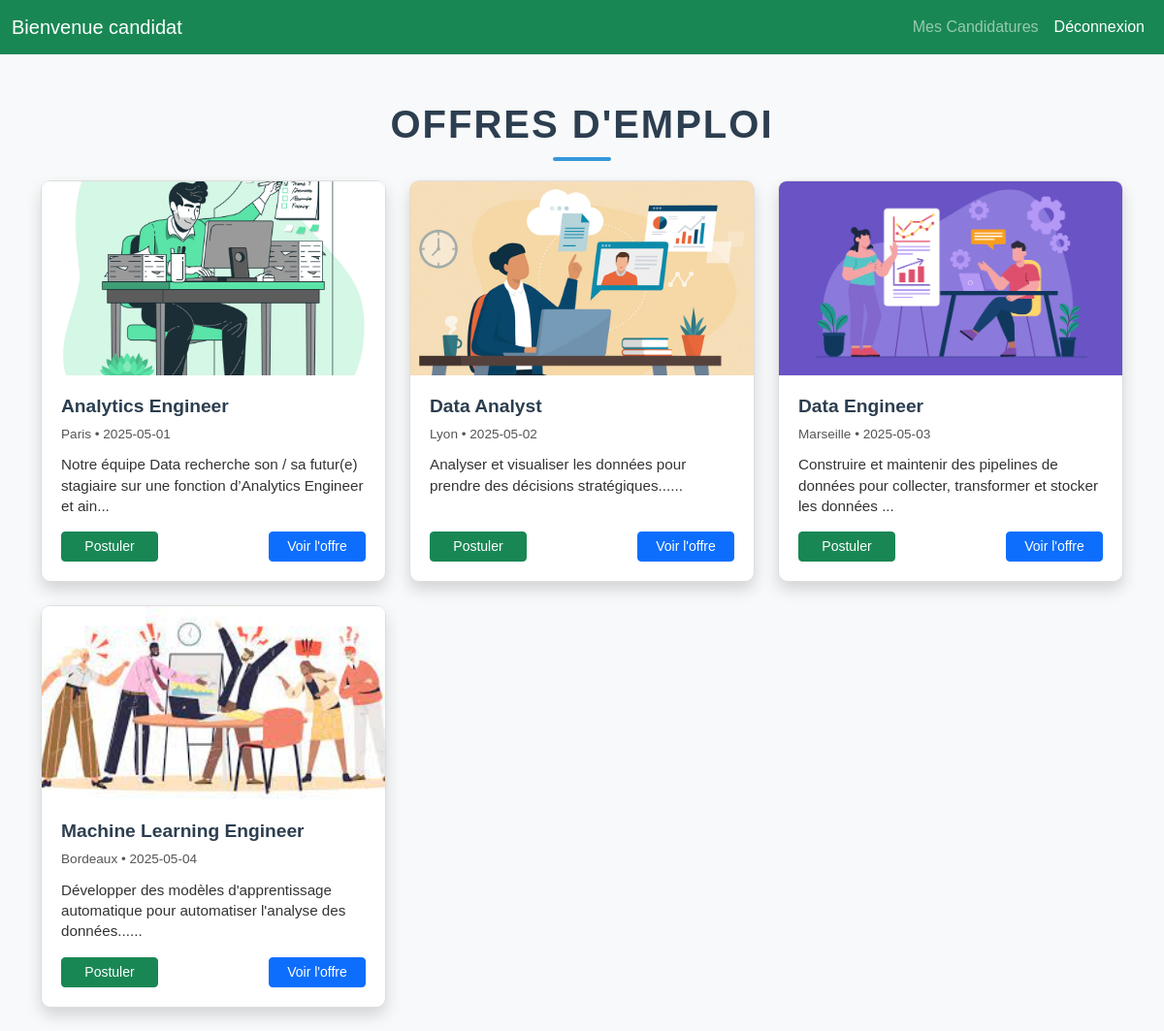
Screenshot of / (signed in) with the database file from the repository.
### app.py (models this page shows)
class User(db.Model, UserMixin):
    id = db.Column(db.Integer, primary_key=True)
    username = db.Column(db.String(100), nullable=False, unique=True)
    password = db.Column(db.String(100), nullable=False)
    role = db.Column(db.String(50), nullable=False)

class OffreEmploi(db.Model):
    id = db.Column(db.Integer, primary_key=True)
    titre = db.Column(db.String(100), nullable=False)
    description = db.Column(db.String(500), nullable=False)
    localisation = db.Column(db.String(100), nullable=False)
    competences = db.Column(db.String(200), nullable=False)
    date_publication = db.Column(db.String(50), nullable=False)
    questions = db.Column(JSON, nullable=True)

### app.py (the view)
@app.route("/")
def home():
    offres = OffreEmploi.query.all()
    image_folder = os.path.join(app.static_folder, 'images')
    image_files = sorted([
        f for f in os.listdir(image_folder)
        if f.lower().endswith(('.png', '.jpg', '.jpeg', '.gif'))
    ])
    return render_template("home.html", offres=offres, image_files=image_files)

### app.py (called while the page is built)
@login_manager.user_loader
def load_user(user_id):
    return User.query.get(int(user_id))

### templates/home.html (shortened to what this page needs)
<!DOCTYPE html>
<html lang="fr">
<head>
    <link href="https://cdn.jsdelivr.net/npm/bootstrap@5.3.0/dist/css/bootstrap.min.css" rel="stylesheet">
    <link href="{{ url_for('static', filename='style.css') }}" rel="stylesheet">
</head>
<body class="bg-light">
    <nav class="navbar navbar-expand-lg
    {% if current_user.is_authenticated and current_user.role == 'candidat' %}
        navbar-dark" style="background-color: rgb(25, 135, 84);"
    {% else %}
        navbar-dark bg-primary
    {% endif %}">
    <div class="container-fluid">
        {% if current_user.is_authenticated %}
            <a class="navbar-brand" href="/">Bienvenue {{ current_user.role }}</a>
        {% else %}
            <a class="navbar-brand" href="/">Bienvenue</a>
        {% endif %}
        <div class="collapse navbar-collapse">
            <ul class="navbar-nav ms-auto">
                {% if current_user.is_authenticated and current_user.role == 'candidat' %}
                    <li class="nav-item">
                        <a class="nav-link" href="/mes-candidatures">Mes Candidatures</a>
                    </li>
                {% endif %}
                {% if current_user.is_authenticated %}
                    <li class="nav-item">
                        <a class="nav-link text-white" href="/logout">Déconnexion</a>
                    </li>
                {% else %}
                    <li class="nav-item">
                        <a class="nav-link text-white" href="/login">Se connecter</a>
                    </li>
                {% endif %}
            </ul>
        </div>
    </div>
</nav>
    <div class="container mt-5">
        <h1 class="page-title">Offres d'Emploi</h1>
        <div class="row">
            {% for offre in offres %}
                <div class="col-md-4 mb-4 d-flex">
                    <div class="card shadow w-100">
                        <img src="{{ url_for('static', filename='images/' ~ image_files[loop.index0 % image_files|length]) }}"
                        class="card-img-top job-image" alt="Image">
                        <div class="card-body d-flex flex-column justify-content-between">
                            <div>
                                <h5 class="card-title">{{ offre.titre }}</h5>
                                <p class="offre-subtext">{{ offre.localisation }} • {{ offre.date_publication }}</p>
                                <p class="card-text offre-description">{{ offre.description[:100] }}...</p>
                            </div>
                            <div class="d-flex justify-content-between mt-3">
                                {% if current_user.role == 'candidat' %}
                                    <a href="/postuler/{{ offre.id }}" class="btn btn-success btn-sm">Postuler</a>
                                {% elif current_user.role == 'recruteur' %}
                                    <a href="/analyze/{{ offre.id }}" class="btn btn-info btn-sm">Analyser CV</a>
                                {% endif %}
                                <a href="/offre/{{ offre.id }}" class="btn btn-primary btn-sm">Voir l'offre</a>
                            </div>
                        </div>
                    </div>
                </div>
            {% endfor %}
        </div>
    </div>
</body>
</html>

### static/style.css (style rules this page uses)
body { background-color: #f4f4f4; font-family: Arial, sans-serif; }
.card { width: 100%; height: 100%; box-shadow: 0 2px 6px rgba(0, 0, 0, 0.1); border-radius: 10px; border: 1px solid #ddd; background-color: #ffffff; display: flex; flex-direction: column; justify-content: space-between; }
.card-body { display: flex; flex-direction: column; justify-content: space-between; padding: 20px; }
.card-title { font-weight: 600; font-size: 1.2rem; color: #2c3e50; }
.offre-subtext { font-size: 0.85rem; color: #555; margin-bottom: 10px; }
.offre-description { font-size: 0.95rem; color: #333; line-height: 1.4; }
.card-body .btn { min-width: 100px; }
.card-body .d-flex .btn + .btn { margin-left: 10px; }
.row > .col-md-4 { display: flex; }
.job-image { width: 100%; height: 200px; object-fit: cover; border-top-left-radius: 0.5rem; border-top-right-radius: 0.5rem; }
.page-title { font-size: 2.5rem; font-weight: bold; text-align: center; margin: 40px 0 20px; color: #2c3e50; text-transform: uppercase; letter-spacing: 2px; position: relative; }
.page-title::after { content: ''; display: block; width: 60px; height: 4px; background-color: #3498db; margin: 10px auto 0; border-radius: 2px; }

### rows the page displays
User: role "candidat"
OffreEmploi: shows a picture, titre "Analytics Engineer", localisation "Paris", date_publication "2025-05-01", description "Notre équipe Data recherche son / sa futur(e) stagiaire sur une fonction d’Analytics Engineer et ain"
OffreEmploi: shows a picture, titre "Data Analyst", localisation "Lyon", date_publication "2025-05-02", description "Analyser et visualiser les données pour prendre des décisions stratégiques..."
OffreEmploi: shows a picture, titre "Data Engineer", localisation "Marseille", date_publication "2025-05-03", description "Construire et maintenir des pipelines de données pour collecter, transformer et stocker les données"
OffreEmploi: shows a picture, titre "Machine Learning Engineer", localisation "Bordeaux", date_publication "2025-05-04", description "Développer des modèles d'apprentissage automatique pour automatiser l'analyse des données..."
